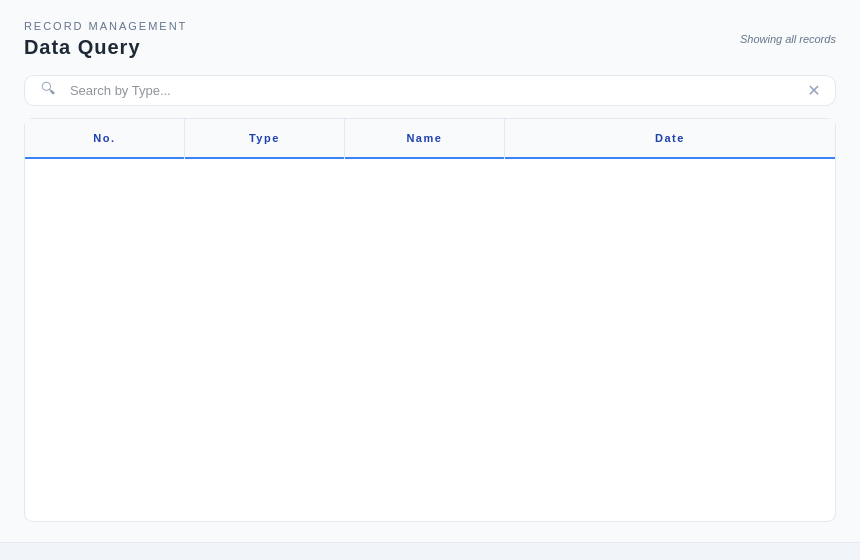
<?xml version="1.0" encoding="UTF-8"?>
<ui version="4.0">
 <class>MainWindow</class>
 <widget class="QMainWindow" name="MainWindow">
  <property name="geometry">
   <rect>
    <x>0</x>
    <y>0</y>
    <width>860</width>
    <height>560</height>
   </rect>
  </property>
  <property name="windowTitle">
   <string>Data Query</string>
  </property>
  <property name="styleSheet">
   <string notr="true">
QMainWindow { background-color: #f8fafc; }
QWidget#centralwidget { background-color: #f8fafc; }
QLabel#label_title {
    color: #1e2937; font-family: "Segoe UI"; font-size: 20px;
    font-weight: 700; letter-spacing: 1px;
}
QLabel#label_subtitle {
    color: #64748b; font-family: "Segoe UI"; font-size: 11px; letter-spacing: 2px;
}
QFrame#frame_search {
    background-color: #ffffff; border: 1px solid #e2e8f0; border-radius: 10px;
}
QLineEdit#lineEdit_search {
    background-color: transparent; border: none; color: #1e2937;
    font-family: "Segoe UI"; font-size: 13px; padding: 6px 4px;
    selection-background-color: #3b82f6;
    selection-color: #ffffff;
}
QLabel#label_icon { color: #94a3b8; font-size: 15px; padding-left: 6px; }
QPushButton#btn_clear {
    background-color: transparent; border: none; color: #94a3b8;
    font-size: 16px; font-weight: bold; padding: 0px 8px; border-radius: 4px;
}
QPushButton#btn_clear:hover { color: #475569; background-color: #f1f5f9; }
QLabel#label_info { color: #64748b; font-family: "Segoe UI"; font-size: 11px; font-style: italic; }
QTableWidget {
    background-color: #ffffff; border: 1px solid #e2e8f0; border-radius: 8px;
    gridline-color: #f1f5f9; color: #334155; font-family: "Segoe UI"; font-size: 13px;
    selection-background-color: #dbeafe; selection-color: #1e40af; outline: none;
}
QTableWidget::item { padding: 8px 14px; border-bottom: 1px solid #f1f5f9; }
QTableWidget::item:selected { background-color: #dbeafe; color: #1e40af; }
QTableWidget::item:hover { background-color: #f8fafc; }
QHeaderView::section {
    background-color: #f8fafc; color: #1e40af; font-family: "Segoe UI";
    font-size: 11px; font-weight: 700; letter-spacing: 1.5px;
    padding: 10px 14px; border: none; border-bottom: 2px solid #3b82f6;
    border-right: 1px solid #e2e8f0;
}
QHeaderView::section:last { border-right: none; }
QScrollBar:vertical { background: #f8fafc; width: 8px; border-radius: 4px; }
QScrollBar::handle:vertical { background: #cbd5e1; border-radius: 4px; min-height: 24px; }
QScrollBar::handle:vertical:hover { background: #94a3b8; }
QScrollBar::add-line:vertical, QScrollBar::sub-line:vertical { height: 0px; }
QScrollBar:horizontal { background: #f8fafc; height: 8px; border-radius: 4px; }
QScrollBar::handle:horizontal { background: #cbd5e1; border-radius: 4px; min-width: 24px; }
QScrollBar::handle:horizontal:hover { background: #94a3b8; }
QScrollBar::add-line:horizontal, QScrollBar::sub-line:horizontal { width: 0px; }
QStatusBar {
    background-color: #f1f5f9; color: #64748b; font-family: "Segoe UI";
    font-size: 11px; border-top: 1px solid #e2e8f0;
}
   </string>
  </property>

  <widget class="QWidget" name="centralwidget">
   <layout class="QVBoxLayout" name="verticalLayout_main">
    <property name="spacing">
     <number>0</number>
    </property>
    <property name="leftMargin">
     <number>24</number>
    </property>
    <property name="topMargin">
     <number>20</number>
    </property>
    <property name="rightMargin">
     <number>24</number>
    </property>
    <property name="bottomMargin">
     <number>20</number>
    </property>

    <!-- HEADER -->
    <item>
     <layout class="QHBoxLayout" name="horizontalLayout_header">
      <property name="spacing">
       <number>0</number>
      </property>
      <item>
       <layout class="QVBoxLayout" name="verticalLayout_title">
        <property name="spacing">
         <number>2</number>
        </property>
        <item>
         <widget class="QLabel" name="label_subtitle">
          <property name="text">
           <string>RECORD MANAGEMENT</string>
          </property>
         </widget>
        </item>
        <item>
         <widget class="QLabel" name="label_title">
          <property name="text">
           <string>Data Query</string>
          </property>
         </widget>
        </item>
       </layout>
      </item>
      <item>
       <spacer name="horizontalSpacer_header">
        <property name="orientation">
         <enum>Qt::Horizontal</enum>
        </property>
        <property name="sizeHint" stdset="0">
         <size>
          <width>40</width>
          <height>20</height>
         </size>
        </property>
       </spacer>
      </item>
      <item>
       <widget class="QLabel" name="label_info">
        <property name="text">
         <string>Showing all records</string>
        </property>
        <property name="alignment">
         <set>Qt::AlignRight|Qt::AlignVCenter</set>
        </property>
       </widget>
      </item>
     </layout>
    </item>

    <!-- SPACER TOP -->
    <item>
     <spacer name="verticalSpacer_1">
      <property name="orientation">
       <enum>Qt::Vertical</enum>
      </property>
      <property name="sizeType">
       <enum>QSizePolicy::Fixed</enum>
      </property>
      <property name="sizeHint" stdset="0">
       <size>
        <width>20</width>
        <height>16</height>
       </size>
      </property>
     </spacer>
    </item>

    <!-- SEARCH BAR -->
    <item>
     <widget class="QFrame" name="frame_search">
      <property name="frameShape">
       <enum>QFrame::NoFrame</enum>
      </property>
      <layout class="QHBoxLayout" name="horizontalLayout_search">
       <property name="spacing">
        <number>4</number>
       </property>
       <property name="leftMargin">
        <number>6</number>
       </property>
       <property name="topMargin">
        <number>0</number>
       </property>
       <property name="rightMargin">
        <number>6</number>
       </property>
       <property name="bottomMargin">
        <number>0</number>
       </property>
       <item>
        <widget class="QLabel" name="label_icon">
         <property name="text">
          <string>🔍</string>
         </property>
        </widget>
       </item>
       <item>
        <widget class="QLineEdit" name="lineEdit_search">
         <property name="placeholderText">
          <string>Search by Type...</string>
         </property>
         <property name="clearButtonEnabled">
          <bool>false</bool>
         </property>
        </widget>
       </item>
       <item>
        <widget class="QPushButton" name="btn_clear">
         <property name="text">
          <string>✕</string>
         </property>
         <property name="toolTip">
          <string>Clear search</string>
         </property>
         <property name="maximumWidth">
          <number>32</number>
         </property>
        </widget>
       </item>
      </layout>
     </widget>
    </item>

    <!-- SPACER MIDDLE -->
    <item>
     <spacer name="verticalSpacer_2">
      <property name="orientation">
       <enum>Qt::Vertical</enum>
      </property>
      <property name="sizeType">
       <enum>QSizePolicy::Fixed</enum>
      </property>
      <property name="sizeHint" stdset="0">
       <size>
        <width>20</width>
        <height>12</height>
       </size>
      </property>
     </spacer>
    </item>

    <!-- TABLE -->
    <item>
     <widget class="QTableWidget" name="tableWidget">
      <property name="columnCount">
       <number>4</number>
      </property>
      <property name="rowCount">
       <number>0</number>
      </property>
      <property name="alternatingRowColors">
       <bool>false</bool>
      </property>
      <property name="selectionBehavior">
       <enum>QAbstractItemView::SelectRows</enum>
      </property>
      <property name="selectionMode">
       <enum>QAbstractItemView::SingleSelection</enum>
      </property>
      <property name="editTriggers">
       <set>QAbstractItemView::NoEditTriggers</set>
      </property>
      <property name="showGrid">
       <bool>true</bool>
      </property>
      <property name="sortingEnabled">
       <bool>true</bool>
      </property>
      <property name="wordWrap">
       <bool>false</bool>
      </property>
      <property name="cornerButtonEnabled">
       <bool>false</bool>
      </property>
      <column>
       <property name="text"><string>No.</string></property>
      </column>
      <column>
       <property name="text"><string>Type</string></property>
      </column>
      <column>
       <property name="text"><string>Name</string></property>
      </column>
      <column>
       <property name="text"><string>Date</string></property>
      </column>
      <attribute name="horizontalHeaderVisible">
       <bool>true</bool>
      </attribute>
      <attribute name="horizontalHeaderStretchLastSection">
       <bool>true</bool>
      </attribute>
      <attribute name="horizontalHeaderDefaultSectionSize">
       <number>160</number>
      </attribute>
      <attribute name="horizontalHeaderMinimumSectionSize">
       <number>60</number>
      </attribute>
      <attribute name="verticalHeaderVisible">
       <bool>false</bool>
      </attribute>
      <attribute name="verticalHeaderDefaultSectionSize">
       <number>40</number>
      </attribute>
     </widget>
    </item>

   </layout>
  </widget>

  <widget class="QStatusBar" name="statusbar">
   <property name="sizeGripEnabled">
    <bool>false</bool>
   </property>
  </widget>

 </widget>
 <resources/>
 <connections/>
</ui>
